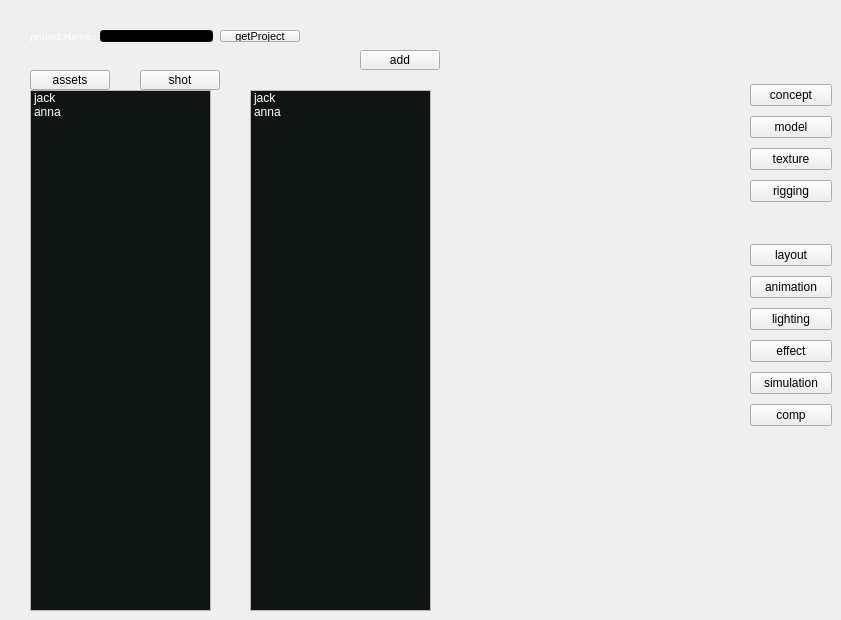
    <widget class="QWidget" name="tab_job_assemble">
     <attribute name="title">
      <string>job Assemble</string>
     </attribute>
     <widget class="QLabel" name="label_2">
      <property name="geometry">
       <rect>
        <x>30</x>
        <y>30</y>
        <width>81</width>
        <height>12</height>
       </rect>
      </property>
      <property name="palette">
       <palette>
        <active>
         <colorrole role="WindowText">
          <brush brushstyle="SolidPattern">
           <color alpha="255">
            <red>255</red>
            <green>255</green>
            <blue>255</blue>
           </color>
          </brush>
         </colorrole>
         <colorrole role="Text">
          <brush brushstyle="SolidPattern">
           <color alpha="255">
            <red>255</red>
            <green>255</green>
            <blue>255</blue>
           </color>
          </brush>
         </colorrole>
        </active>
        <inactive>
         <colorrole role="WindowText">
          <brush brushstyle="SolidPattern">
           <color alpha="255">
            <red>255</red>
            <green>255</green>
            <blue>255</blue>
           </color>
          </brush>
         </colorrole>
         <colorrole role="Text">
          <brush brushstyle="SolidPattern">
           <color alpha="255">
            <red>255</red>
            <green>255</green>
            <blue>255</blue>
           </color>
          </brush>
         </colorrole>
        </inactive>
        <disabled>
         <colorrole role="WindowText">
          <brush brushstyle="SolidPattern">
           <color alpha="255">
            <red>120</red>
            <green>120</green>
            <blue>120</blue>
           </color>
          </brush>
         </colorrole>
         <colorrole role="Text">
          <brush brushstyle="SolidPattern">
           <color alpha="255">
            <red>120</red>
            <green>120</green>
            <blue>120</blue>
           </color>
          </brush>
         </colorrole>
        </disabled>
       </palette>
      </property>
      <property name="font">
       <font>
        <family>Calibri</family>
        <pointsize>8</pointsize>
       </font>
      </property>
      <property name="text">
       <string>project Name :</string>
      </property>
     </widget>
     <widget class="QLineEdit" name="lineEdit">
      <property name="geometry">
       <rect>
        <x>100</x>
        <y>30</y>
        <width>113</width>
        <height>12</height>
       </rect>
      </property>
      <property name="palette">
       <palette>
        <active>
         <colorrole role="WindowText">
          <brush brushstyle="SolidPattern">
           <color alpha="255">
            <red>255</red>
            <green>255</green>
            <blue>255</blue>
           </color>
          </brush>
         </colorrole>
         <colorrole role="Button">
          <brush brushstyle="SolidPattern">
           <color alpha="255">
            <red>14</red>
            <green>21</green>
            <blue>19</blue>
           </color>
          </brush>
         </colorrole>
         <colorrole role="Light">
          <brush brushstyle="SolidPattern">
           <color alpha="255">
            <red>21</red>
            <green>31</green>
            <blue>28</blue>
           </color>
          </brush>
         </colorrole>
         <colorrole role="Midlight">
          <brush brushstyle="SolidPattern">
           <color alpha="255">
            <red>17</red>
            <green>26</green>
            <blue>23</blue>
           </color>
          </brush>
         </colorrole>
         <colorrole role="Dark">
          <brush brushstyle="SolidPattern">
           <color alpha="255">
            <red>7</red>
            <green>10</green>
            <blue>9</blue>
           </color>
          </brush>
         </colorrole>
         <colorrole role="Mid">
          <brush brushstyle="SolidPattern">
           <color alpha="255">
            <red>9</red>
            <green>14</green>
            <blue>12</blue>
           </color>
          </brush>
         </colorrole>
         <colorrole role="Text">
          <brush brushstyle="SolidPattern">
           <color alpha="255">
            <red>255</red>
            <green>255</green>
            <blue>255</blue>
           </color>
          </brush>
         </colorrole>
         <colorrole role="BrightText">
          <brush brushstyle="SolidPattern">
           <color alpha="255">
            <red>255</red>
            <green>255</green>
            <blue>255</blue>
           </color>
          </brush>
         </colorrole>
         <colorrole role="ButtonText">
          <brush brushstyle="SolidPattern">
           <color alpha="255">
            <red>255</red>
            <green>255</green>
            <blue>255</blue>
           </color>
          </brush>
         </colorrole>
         <colorrole role="Base">
          <brush brushstyle="SolidPattern">
           <color alpha="255">
            <red>0</red>
            <green>0</green>
            <blue>0</blue>
           </color>
          </brush>
         </colorrole>
         <colorrole role="Window">
          <brush brushstyle="SolidPattern">
           <color alpha="255">
            <red>14</red>
            <green>21</green>
            <blue>19</blue>
           </color>
          </brush>
         </colorrole>
         <colorrole role="Shadow">
          <brush brushstyle="SolidPattern">
           <color alpha="255">
            <red>0</red>
            <green>0</green>
            <blue>0</blue>
           </color>
          </brush>
         </colorrole>
         <colorrole role="AlternateBase">
          <brush brushstyle="SolidPattern">
           <color alpha="255">
            <red>7</red>
            <green>10</green>
            <blue>9</blue>
           </color>
          </brush>
         </colorrole>
         <colorrole role="ToolTipBase">
          <brush brushstyle="SolidPattern">
           <color alpha="255">
            <red>255</red>
            <green>255</green>
            <blue>220</blue>
           </color>
          </brush>
         </colorrole>
         <colorrole role="ToolTipText">
          <brush brushstyle="SolidPattern">
           <color alpha="255">
            <red>0</red>
            <green>0</green>
            <blue>0</blue>
           </color>
          </brush>
         </colorrole>
        </active>
        <inactive>
         <colorrole role="WindowText">
          <brush brushstyle="SolidPattern">
           <color alpha="255">
            <red>255</red>
            <green>255</green>
            <blue>255</blue>
           </color>
          </brush>
         </colorrole>
         <colorrole role="Button">
          <brush brushstyle="SolidPattern">
           <color alpha="255">
            <red>14</red>
            <green>21</green>
            <blue>19</blue>
           </color>
          </brush>
         </colorrole>
         <colorrole role="Light">
          <brush brushstyle="SolidPattern">
           <color alpha="255">
            <red>21</red>
            <green>31</green>
            <blue>28</blue>
           </color>
          </brush>
         </colorrole>
         <colorrole role="Midlight">
          <brush brushstyle="SolidPattern">
           <color alpha="255">
            <red>17</red>
            <green>26</green>
            <blue>23</blue>
           </color>
          </brush>
         </colorrole>
         <colorrole role="Dark">
          <brush brushstyle="SolidPattern">
           <color alpha="255">
            <red>7</red>
            <green>10</green>
            <blue>9</blue>
           </color>
          </brush>
         </colorrole>
         <colorrole role="Mid">
          <brush brushstyle="SolidPattern">
           <color alpha="255">
            <red>9</red>
            <green>14</green>
            <blue>12</blue>
           </color>
          </brush>
         </colorrole>
         <colorrole role="Text">
          <brush brushstyle="SolidPattern">
           <color alpha="255">
            <red>255</red>
            <green>255</green>
            <blue>255</blue>
           </color>
          </brush>
         </colorrole>
         <colorrole role="BrightText">
          <brush brushstyle="SolidPattern">
           <color alpha="255">
            <red>255</red>
            <green>255</green>
            <blue>255</blue>
           </color>
          </brush>
         </colorrole>
         <colorrole role="ButtonText">
          <brush brushstyle="SolidPattern">
           <color alpha="255">
            <red>255</red>
            <green>255</green>
            <blue>255</blue>
           </color>
          </brush>
         </colorrole>
         <colorrole role="Base">
          <brush brushstyle="SolidPattern">
           <color alpha="255">
            <red>0</red>
            <green>0</green>
            <blue>0</blue>
           </color>
          </brush>
         </colorrole>
         <colorrole role="Window">
          <brush brushstyle="SolidPattern">
           <color alpha="255">
            <red>14</red>
            <green>21</green>
            <blue>19</blue>
           </color>
          </brush>
         </colorrole>
         <colorrole role="Shadow">
          <brush brushstyle="SolidPattern">
           <color alpha="255">
            <red>0</red>
            <green>0</green>
            <blue>0</blue>
           </color>
          </brush>
         </colorrole>
         <colorrole role="AlternateBase">
          <brush brushstyle="SolidPattern">
           <color alpha="255">
            <red>7</red>
            <green>10</green>
            <blue>9</blue>
           </color>
          </brush>
         </colorrole>
         <colorrole role="ToolTipBase">
          <brush brushstyle="SolidPattern">
           <color alpha="255">
            <red>255</red>
            <green>255</green>
            <blue>220</blue>
           </color>
          </brush>
         </colorrole>
         <colorrole role="ToolTipText">
          <brush brushstyle="SolidPattern">
           <color alpha="255">
            <red>0</red>
            <green>0</green>
            <blue>0</blue>
           </color>
          </brush>
         </colorrole>
        </inactive>
        <disabled>
         <colorrole role="WindowText">
          <brush brushstyle="SolidPattern">
           <color alpha="255">
            <red>7</red>
            <green>10</green>
            <blue>9</blue>
           </color>
          </brush>
         </colorrole>
         <colorrole role="Button">
          <brush brushstyle="SolidPattern">
           <color alpha="255">
            <red>14</red>
            <green>21</green>
            <blue>19</blue>
           </color>
          </brush>
         </colorrole>
         <colorrole role="Light">
          <brush brushstyle="SolidPattern">
           <color alpha="255">
            <red>21</red>
            <green>31</green>
            <blue>28</blue>
           </color>
          </brush>
         </colorrole>
         <colorrole role="Midlight">
          <brush brushstyle="SolidPattern">
           <color alpha="255">
            <red>17</red>
            <green>26</green>
            <blue>23</blue>
           </color>
          </brush>
         </colorrole>
         <colorrole role="Dark">
          <brush brushstyle="SolidPattern">
           <color alpha="255">
            <red>7</red>
            <green>10</green>
            <blue>9</blue>
           </color>
          </brush>
         </colorrole>
         <colorrole role="Mid">
          <brush brushstyle="SolidPattern">
           <color alpha="255">
            <red>9</red>
            <green>14</green>
            <blue>12</blue>
           </color>
          </brush>
         </colorrole>
         <colorrole role="Text">
          <brush brushstyle="SolidPattern">
           <color alpha="255">
            <red>7</red>
            <green>10</green>
            <blue>9</blue>
           </color>
          </brush>
         </colorrole>
         <colorrole role="BrightText">
          <brush brushstyle="SolidPattern">
           <color alpha="255">
            <red>255</red>
            <green>255</green>
            <blue>255</blue>
           </color>
          </brush>
         </colorrole>
         <colorrole role="ButtonText">
          <brush brushstyle="SolidPattern">
           <color alpha="255">
            <red>7</red>
            <green>10</green>
            <blue>9</blue>
           </color>
          </brush>
         </colorrole>
         <colorrole role="Base">
          <brush brushstyle="SolidPattern">
           <color alpha="255">
            <red>14</red>
            <green>21</green>
            <blue>19</blue>
           </color>
          </brush>
         </colorrole>
         <colorrole role="Window">
          <brush brushstyle="SolidPattern">
           <color alpha="255">
            <red>14</red>
            <green>21</green>
            <blue>19</blue>
           </color>
          </brush>
         </colorrole>
         <colorrole role="Shadow">
          <brush brushstyle="SolidPattern">
           <color alpha="255">
            <red>0</red>
            <green>0</green>
            <blue>0</blue>
           </color>
          </brush>
         </colorrole>
         <colorrole role="AlternateBase">
          <brush brushstyle="SolidPattern">
           <color alpha="255">
            <red>14</red>
            <green>21</green>
            <blue>19</blue>
           </color>
          </brush>
         </colorrole>
         <colorrole role="ToolTipBase">
          <brush brushstyle="SolidPattern">
           <color alpha="255">
            <red>255</red>
            <green>255</green>
            <blue>220</blue>
           </color>
          </brush>
         </colorrole>
         <colorrole role="ToolTipText">
          <brush brushstyle="SolidPattern">
           <color alpha="255">
            <red>0</red>
            <green>0</green>
            <blue>0</blue>
           </color>
          </brush>
         </colorrole>
        </disabled>
       </palette>
      </property>
     </widget>
     <widget class="QPushButton" name="pushButton">
      <property name="geometry">
       <rect>
        <x>220</x>
        <y>30</y>
        <width>80</width>
        <height>12</height>
       </rect>
      </property>
      <property name="font">
       <font>
        <family>Arial</family>
        <pointsize>8</pointsize>
       </font>
      </property>
      <property name="text">
       <string>getProject</string>
      </property>
     </widget>
     <widget class="QListWidget" name="listWidget">
      <property name="geometry">
       <rect>
        <x>30</x>
        <y>90</y>
        <width>181</width>
        <height>521</height>
       </rect>
      </property>
      <property name="palette">
       <palette>
        <active>
         <colorrole role="Text">
          <brush brushstyle="SolidPattern">
           <color alpha="255">
            <red>255</red>
            <green>255</green>
            <blue>255</blue>
           </color>
          </brush>
         </colorrole>
         <colorrole role="Base">
          <brush brushstyle="SolidPattern">
           <color alpha="255">
            <red>14</red>
            <green>21</green>
            <blue>19</blue>
           </color>
          </brush>
         </colorrole>
        </active>
        <inactive>
         <colorrole role="Text">
          <brush brushstyle="SolidPattern">
           <color alpha="255">
            <red>255</red>
            <green>255</green>
            <blue>255</blue>
           </color>
          </brush>
         </colorrole>
         <colorrole role="Base">
          <brush brushstyle="SolidPattern">
           <color alpha="255">
            <red>14</red>
            <green>21</green>
            <blue>19</blue>
           </color>
          </brush>
         </colorrole>
        </inactive>
        <disabled>
         <colorrole role="Text">
          <brush brushstyle="SolidPattern">
           <color alpha="255">
            <red>120</red>
            <green>120</green>
            <blue>120</blue>
           </color>
          </brush>
         </colorrole>
         <colorrole role="Base">
          <brush brushstyle="SolidPattern">
           <color alpha="255">
            <red>41</red>
            <green>61</green>
            <blue>55</blue>
           </color>
          </brush>
         </colorrole>
        </disabled>
       </palette>
      </property>
      <property name="font">
       <font>
        <family>Arial</family>
       </font>
      </property>
      <item>
       <property name="text">
        <string>jack</string>
       </property>
      </item>
      <item>
       <property name="text">
        <string>anna</string>
       </property>
      </item>
     </widget>
     <widget class="QPushButton" name="pushButton_2">
      <property name="geometry">
       <rect>
        <x>30</x>
        <y>70</y>
        <width>80</width>
        <height>20</height>
       </rect>
      </property>
      <property name="text">
       <string>assets</string>
      </property>
     </widget>
     <widget class="QPushButton" name="pushButton_3">
      <property name="geometry">
       <rect>
        <x>140</x>
        <y>70</y>
        <width>80</width>
        <height>20</height>
       </rect>
      </property>
      <property name="text">
       <string>shot</string>
      </property>
     </widget>
     <widget class="QWidget" name="verticalLayoutWidget">
      <property name="geometry">
       <rect>
        <x>750</x>
        <y>80</y>
        <width>82</width>
        <height>128</height>
       </rect>
      </property>
      <layout class="QVBoxLayout" name="verticalLayout">
       <item>
        <widget class="QPushButton" name="pushButton_6">
         <property name="text">
          <string>concept</string>
         </property>
        </widget>
       </item>
       <item>
        <widget class="QPushButton" name="pushButton_4">
         <property name="text">
          <string>model</string>
         </property>
        </widget>
       </item>
       <item>
        <widget class="QPushButton" name="pushButton_8">
         <property name="text">
          <string>texture</string>
         </property>
        </widget>
       </item>
       <item>
        <widget class="QPushButton" name="pushButton_7">
         <property name="enabled">
          <bool>true</bool>
         </property>
         <property name="text">
          <string>rigging</string>
         </property>
        </widget>
       </item>
      </layout>
     </widget>
     <widget class="QWidget" name="verticalLayoutWidget_2">
      <property name="geometry">
       <rect>
        <x>750</x>
        <y>240</y>
        <width>82</width>
        <height>194</height>
       </rect>
      </property>
      <layout class="QVBoxLayout" name="verticalLayout_3">
       <item>
        <widget class="QPushButton" name="pushButton_9">
         <property name="text">
          <string>layout</string>
         </property>
        </widget>
       </item>
       <item>
        <widget class="QPushButton" name="pushButton_10">
         <property name="text">
          <string>animation</string>
         </property>
        </widget>
       </item>
       <item>
        <widget class="QPushButton" name="pushButton_11">
         <property name="text">
          <string>lighting</string>
         </property>
        </widget>
       </item>
       <item>
        <widget class="QPushButton" name="pushButton_25">
         <property name="text">
          <string>effect</string>
         </property>
        </widget>
       </item>
       <item>
        <widget class="QPushButton" name="pushButton_24">
         <property name="text">
          <string>simulation</string>
         </property>
        </widget>
       </item>
       <item>
        <widget class="QPushButton" name="pushButton_12">
         <property name="text">
          <string>comp</string>
         </property>
        </widget>
       </item>
      </layout>
     </widget>
     <widget class="QPushButton" name="pushButton_26">
      <property name="geometry">
       <rect>
        <x>360</x>
        <y>50</y>
        <width>80</width>
        <height>20</height>
       </rect>
      </property>
      <property name="text">
       <string>add</string>
      </property>
     </widget>
     <widget class="QListWidget" name="listWidget_3">
      <property name="geometry">
       <rect>
        <x>250</x>
        <y>90</y>
        <width>181</width>
        <height>521</height>
       </rect>
      </property>
      <property name="palette">
       <palette>
        <active>
         <colorrole role="Text">
          <brush brushstyle="SolidPattern">
           <color alpha="255">
            <red>255</red>
            <green>255</green>
            <blue>255</blue>
           </color>
          </brush>
         </colorrole>
         <colorrole role="Base">
          <brush brushstyle="SolidPattern">
           <color alpha="255">
            <red>14</red>
            <green>21</green>
            <blue>19</blue>
           </color>
          </brush>
         </colorrole>
        </active>
        <inactive>
         <colorrole role="Text">
          <brush brushstyle="SolidPattern">
           <color alpha="255">
            <red>255</red>
            <green>255</green>
            <blue>255</blue>
           </color>
          </brush>
         </colorrole>
         <colorrole role="Base">
          <brush brushstyle="SolidPattern">
           <color alpha="255">
            <red>14</red>
            <green>21</green>
            <blue>19</blue>
           </color>
          </brush>
         </colorrole>
        </inactive>
        <disabled>
         <colorrole role="Text">
          <brush brushstyle="SolidPattern">
           <color alpha="255">
            <red>120</red>
            <green>120</green>
            <blue>120</blue>
           </color>
          </brush>
         </colorrole>
         <colorrole role="Base">
          <brush brushstyle="SolidPattern">
           <color alpha="255">
            <red>41</red>
            <green>61</green>
            <blue>55</blue>
           </color>
          </brush>
         </colorrole>
        </disabled>
       </palette>
      </property>
      <property name="font">
       <font>
        <family>Arial</family>
       </font>
      </property>
      <item>
       <property name="text">
        <string>jack</string>
       </property>
      </item>
      <item>
       <property name="text">
        <string>anna</string>
       </property>
      </item>
     </widget>
    </widget>
